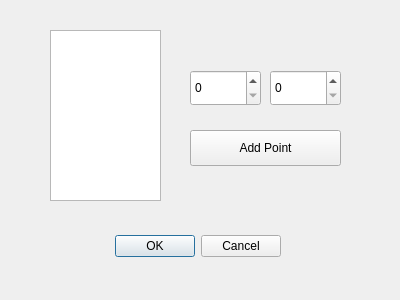
<?xml version="1.0" encoding="UTF-8"?>
<ui version="4.0">
 <class>PointsDialog</class>
 <widget class="QDialog" name="PointsDialog">
  <property name="geometry">
   <rect>
    <x>0</x>
    <y>0</y>
    <width>400</width>
    <height>300</height>
   </rect>
  </property>
  <property name="windowTitle">
   <string>Dialog</string>
  </property>
  <widget class="QDialogButtonBox" name="buttonBox">
   <property name="geometry">
    <rect>
     <x>100</x>
     <y>230</y>
     <width>181</width>
     <height>32</height>
    </rect>
   </property>
   <property name="orientation">
    <enum>Qt::Horizontal</enum>
   </property>
   <property name="standardButtons">
    <set>QDialogButtonBox::Cancel|QDialogButtonBox::Ok</set>
   </property>
  </widget>
  <widget class="QListWidget" name="points">
   <property name="geometry">
    <rect>
     <x>50</x>
     <y>30</y>
     <width>111</width>
     <height>171</height>
    </rect>
   </property>
  </widget>
  <widget class="QSpinBox" name="boxX">
   <property name="geometry">
    <rect>
     <x>190</x>
     <y>70</y>
     <width>71</width>
     <height>36</height>
    </rect>
   </property>
   <property name="maximum">
    <number>100000</number>
   </property>
  </widget>
  <widget class="QSpinBox" name="boxY">
   <property name="geometry">
    <rect>
     <x>270</x>
     <y>70</y>
     <width>71</width>
     <height>36</height>
    </rect>
   </property>
   <property name="maximum">
    <number>100000</number>
   </property>
  </widget>
  <widget class="QPushButton" name="buttonAdd">
   <property name="geometry">
    <rect>
     <x>190</x>
     <y>130</y>
     <width>151</width>
     <height>36</height>
    </rect>
   </property>
   <property name="text">
    <string>Add Point</string>
   </property>
  </widget>
 </widget>
 <resources/>
 <connections>
  <connection>
   <sender>buttonBox</sender>
   <signal>accepted()</signal>
   <receiver>PointsDialog</receiver>
   <slot>accept()</slot>
   <hints>
    <hint type="sourcelabel">
     <x>248</x>
     <y>254</y>
    </hint>
    <hint type="destinationlabel">
     <x>157</x>
     <y>274</y>
    </hint>
   </hints>
  </connection>
  <connection>
   <sender>buttonBox</sender>
   <signal>rejected()</signal>
   <receiver>PointsDialog</receiver>
   <slot>reject()</slot>
   <hints>
    <hint type="sourcelabel">
     <x>316</x>
     <y>260</y>
    </hint>
    <hint type="destinationlabel">
     <x>286</x>
     <y>274</y>
    </hint>
   </hints>
  </connection>
 </connections>
</ui>
